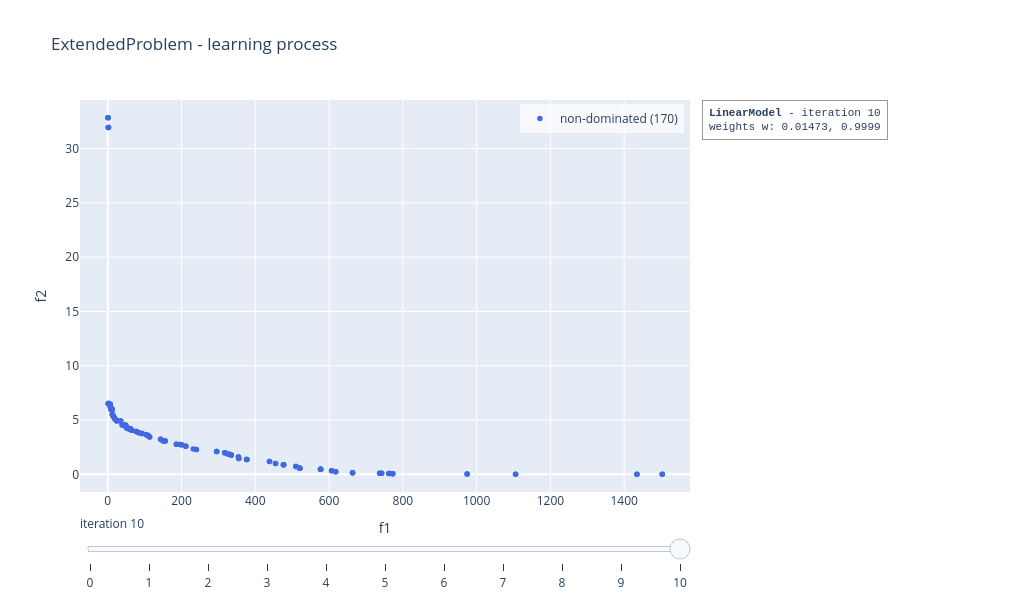

Notebook code cell kept with this figure:
### Code cell
linear_model.visualise("learning", show = False)

### Figure 1 — Plotly figure (JSON) as saved in the notebook; plotly's stock layout.template omitted (floating-point values rounded to 4 significant figures; data arrays with more than 128 entries replaced by an {"elided": "..."} marker saying what was removed)
{"data": [{"marker": {"color": "royalblue", "size": 5.5}, "mode": "markers", "name": "non-dominated (170)", "type": "scatter", "x": {"elided": "170 float values"}, "y": {"elided": "170 float values"}}], "layout": {"annotations": [{"align": "left", "bgcolor": "rgba(255,255,255,0.85)", "bordercolor": "#999999", "borderpad": 6, "borderwidth": 1, "font": {"family": "Courier New, monospace", "size": 11}, "showarrow": false, "text": "<b>LinearModel</b> - iteration 10<br>weights w: 0.01473, 0.9999", "x": 1.02, "xanchor": "left", "xref": "paper", "y": 1, "yanchor": "top", "yref": "paper"}], "height": 600, "legend": {"bgcolor": "rgba(255,255,255,0.7)", "x": 0.99, "xanchor": "right", "y": 0.99, "yanchor": "top"}, "margin": {"r": 330}, "showlegend": true, "sliders": [{"active": 10, "currentvalue": {"prefix": "iteration "}, "steps": [{"args": [["0"], {"frame": {"redraw": true}, "mode": "immediate"}], "label": "0", "method": "animate"}, {"args": [["1"], {"frame": {"redraw": true}, "mode": "immediate"}], "label": "1", "method": "animate"}, {"args": [["2"], {"frame": {"redraw": true}, "mode": "immediate"}], "label": "2", "method": "animate"}, {"args": [["3"], {"frame": {"redraw": true}, "mode": "immediate"}], "label": "3", "method": "animate"}, {"args": [["4"], {"frame": {"redraw": true}, "mode": "immediate"}], "label": "4", "method": "animate"}, {"args": [["5"], {"frame": {"redraw": true}, "mode": "immediate"}], "label": "5", "method": "animate"}, {"args": [["6"], {"frame": {"redraw": true}, "mode": "immediate"}], "label": "6", "method": "animate"}, {"args": [["7"], {"frame": {"redraw": true}, "mode": "immediate"}], "label": "7", "method": "animate"}, {"args": [["8"], {"frame": {"redraw": true}, "mode": "immediate"}], "label": "8", "method": "animate"}, {"args": [["9"], {"frame": {"redraw": true}, "mode": "immediate"}], "label": "9", "method": "animate"}, {"args": [["10"], {"frame": {"redraw": true}, "mode": "immediate"}], "label": "10", "method": "animate"}]}], "title": {"text": "ExtendedProblem - learning process"}, "width": 1020, "xaxis": {"range": [-75.15, 1578.0], "title": {"text": "f1"}}, "yaxis": {"range": [-1.629, 34.48], "title": {"text": "f2"}}}}
